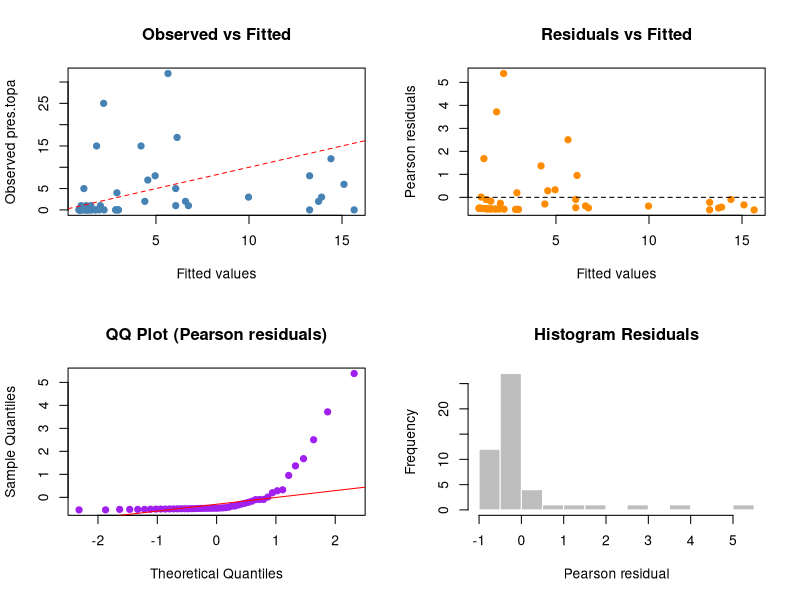
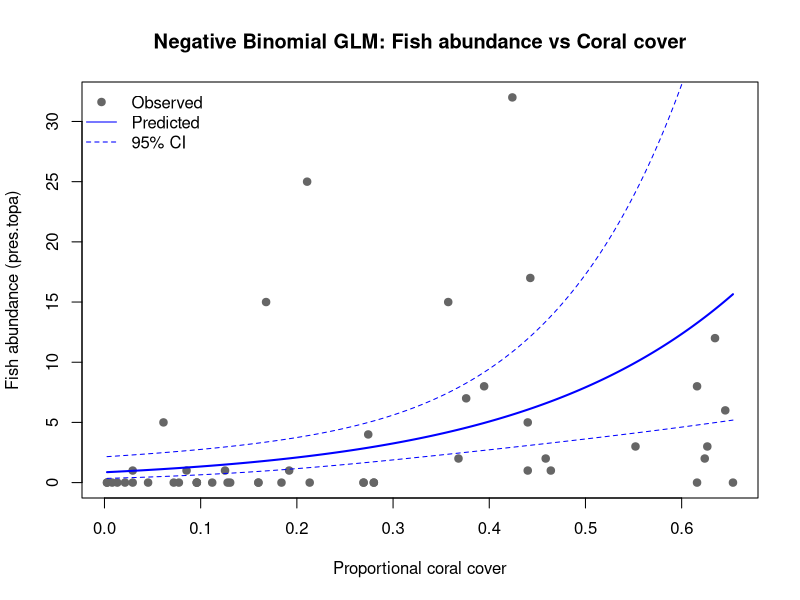

Recreate these plots in R, in order.
# R script to fit negative binomial GLM of fish abundance vs proportional coral cover
# Reads fish-coral.csv in working directory
# Outputs model summary to glm_results.txt and creates diagnostic and prediction plots.

# Load required package
suppressPackageStartupMessages({
  if(!require(MASS)) {
    stop('MASS package is required')
  }
})

# Read data
Dat <- read.csv('fish-coral.csv', stringsAsFactors = FALSE)

# Create proportional coral cover variable
Dat$coral_prop <- Dat$CB_cover / Dat$n_pts

# Fit negative binomial GLM
model <- tryCatch({
  MASS::glm.nb(pres.topa ~ coral_prop, data = Dat)
}, error = function(e){
  stop('Model fitting failed: ', e$message)
})

# Write summary to file
glm_sum <- summary(model)
cap <- capture.output({
  cat('Negative Binomial GLM: pres.topa ~ coral_prop\n')
  cat('\nModel call:\n')
  print(model$call)
  cat('\nSummary:\n')
  print(glm_sum)
  cat('\nTheta (NB dispersion parameter):', model$theta, ' Std.Err:', model$SE.theta, '\n')
  cat('\nAIC:', AIC(model), '\n')
  cat('\nLikelihood ratio test vs. null (intercept-only) model:\n')
  null_mod <- MASS::glm.nb(pres.topa ~ 1, data = Dat)
  lr_stat <- 2 * (logLik(model) - logLik(null_mod))
  p_val <- pchisq(lr_stat, df = attr(logLik(model), 'df') - attr(logLik(null_mod), 'df'), lower.tail = FALSE)
  cat('  LR stat =', as.numeric(lr_stat), ' df =', attr(logLik(model), 'df') - attr(logLik(null_mod), 'df'), ' p-value =', p_val, '\n')
})
writeLines(cap, 'glm_results.txt')

# Create diagnostic plots
png('diagnostic_plots.png', width = 1200, height = 800, res = 150)
par(mfrow = c(2,2))
# Fitted vs observed
plot(fitted(model), Dat$pres.topa, pch=19, col='steelblue',
     xlab='Fitted values', ylab='Observed pres.topa', main='Observed vs Fitted')
abline(0,1,lty=2,col='red')
# Residuals vs fitted
plot(fitted(model), residuals(model, type='pearson'), pch=19, col='darkorange',
     xlab='Fitted values', ylab='Pearson residuals', main='Residuals vs Fitted')
abline(h=0,lty=2)
# QQ plot of residuals
res <- residuals(model, type='pearson')
qqnorm(res, main='QQ Plot (Pearson residuals)', pch=19, col='purple')
qqline(res, col='red')
# Histogram of residuals
hist(res, breaks=10, col='gray', border='white', main='Histogram Residuals', xlab='Pearson residual')
par(mfrow=c(1,1))
dev.off()

# Prediction across range of coral_prop
newdat <- data.frame(coral_prop = seq(min(Dat$coral_prop, na.rm=TRUE), max(Dat$coral_prop, na.rm=TRUE), length.out=200))
newdat$pred <- predict(model, newdata=newdat, type='response')
# 95% CI using standard errors on link scale
pred_link <- predict(model, newdata=newdat, type='link', se.fit=TRUE)
newdat$pred_lwr <- NA  # placeholder removed; will fill after CI computation
# Replace with calculated CIs
crit <- qnorm(0.975)
link_lwr <- pred_link$fit - crit * pred_link$se.fit
link_upr <- pred_link$fit + crit * pred_link$se.fit
newdat$pred_lwr <- model$family$linkinv(link_lwr)
newdat$pred_upr <- model$family$linkinv(link_upr)

# Save predictions
write.csv(newdat, 'predicted_abundance.csv', row.names = FALSE)

# Plot predictions with data
png('prediction_plot.png', width=1000, height=800, res=150)
plot(Dat$coral_prop, Dat$pres.topa, pch=19, col='grey40',
     xlab='Proportional coral cover', ylab='Fish abundance (pres.topa)',
     main='Negative Binomial GLM: Fish abundance vs Coral cover')
lines(newdat$coral_prop, newdat$pred, col='blue', lwd=2)
lines(newdat$coral_prop, newdat$pred_lwr, col='blue', lwd=1, lty=2)
lines(newdat$coral_prop, newdat$pred_upr, col='blue', lwd=1, lty=2)
legend('topleft', legend=c('Observed','Predicted','95% CI'),
       col=c('grey40','blue','blue'), pch=c(19,NA,NA), lty=c(NA,1,2), bty='n')
dev.off()

message('Analysis complete. Outputs: glm_results.txt, diagnostic_plots.png, prediction_plot.png, predicted_abundance.csv')
